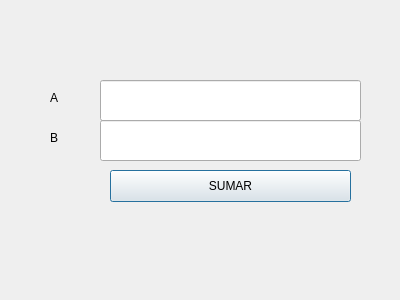
<?xml version="1.0" encoding="UTF-8"?>
<ui version="4.0">
 <class>Dialog</class>
 <widget class="QDialog" name="Dialog">
  <property name="geometry">
   <rect>
    <x>0</x>
    <y>0</y>
    <width>400</width>
    <height>300</height>
   </rect>
  </property>
  <property name="windowTitle">
   <string>Dialog</string>
  </property>
  <widget class="QPushButton" name="button">
   <property name="geometry">
    <rect>
     <x>110</x>
     <y>170</y>
     <width>241</width>
     <height>32</height>
    </rect>
   </property>
   <property name="text">
    <string>SUMAR</string>
   </property>
  </widget>
  <widget class="QLineEdit" name="txt_a">
   <property name="geometry">
    <rect>
     <x>100</x>
     <y>80</y>
     <width>261</width>
     <height>41</height>
    </rect>
   </property>
  </widget>
  <widget class="QLabel" name="label_2">
   <property name="geometry">
    <rect>
     <x>50</x>
     <y>130</y>
     <width>41</width>
     <height>16</height>
    </rect>
   </property>
   <property name="text">
    <string>B</string>
   </property>
  </widget>
  <widget class="QLineEdit" name="txt_b">
   <property name="geometry">
    <rect>
     <x>100</x>
     <y>120</y>
     <width>261</width>
     <height>41</height>
    </rect>
   </property>
  </widget>
  <widget class="QLabel" name="label">
   <property name="geometry">
    <rect>
     <x>50</x>
     <y>90</y>
     <width>41</width>
     <height>16</height>
    </rect>
   </property>
   <property name="text">
    <string>A</string>
   </property>
  </widget>
 </widget>
 <resources/>
 <connections/>
</ui>
